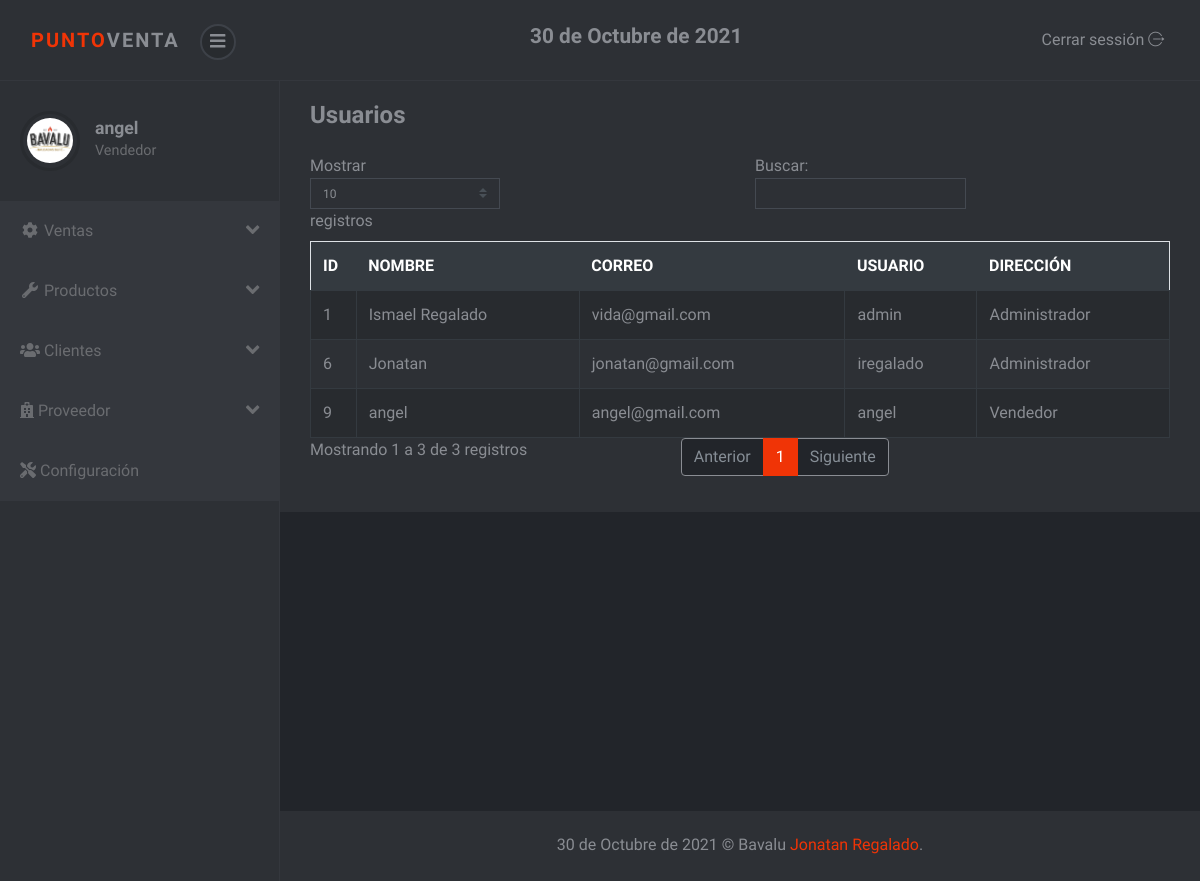
Page /sistema/lista_usuarios.php (signed in) on the committed database.
### tables this page shows
CREATE TABLE `usuario` (
  `idusuario` int(11) NOT NULL,
  `nombre` varchar(100) NOT NULL,
  `correo` varchar(100) NOT NULL,
  `usuario` varchar(20) NOT NULL,
  `clave` varchar(50) NOT NULL,
  `rol` int(11) NOT NULL
);

CREATE TABLE `rol` (
  `idrol` int(11) NOT NULL,
  `rol` varchar(50) NOT NULL
);

### sistema/lista_usuarios.php (the view, shortened to what this page needs)
<?php include_once "includes/header.php"; ?>
<div class="container-fluid">
	<div class="d-sm-flex align-items-center justify-content-between mb-4">
		<h1 class="h3 mb-0 text-gray-800">Usuarios</h1>
	</div>
	<div class="row">
		<div class="col-lg-12">
			<div class="table-responsive">
				<table class="table table-striped table-bordered" id="table">
					<thead class="thead-dark">
						<tr>
							<th>ID</th>
							<th>NOMBRE</th>
							<th>CORREO</th>
							<th>USUARIO</th>
							<th>DIRECCIÓN</th>
						</tr>
					</thead>
					<tbody>
						<?php
						include "../conexion.php";
						$query = mysqli_query($conexion, "SELECT u.idusuario, u.nombre, u.correo, u.usuario, r.rol FROM usuario u INNER JOIN rol r ON u.rol = r.idrol");
						$result = mysqli_num_rows($query);
						if ($result > 0) {
							while ($data = mysqli_fetch_assoc($query)) { ?>
								<tr>
									<td><?php echo $data['idusuario']; ?></td>
									<td><?php echo $data['nombre']; ?></td>
									<td><?php echo $data['correo']; ?></td>
									<td><?php echo $data['usuario']; ?></td>
									<td><?php echo $data['rol']; ?></td>
								</tr>
						<?php }
						} ?>
					</tbody>
				</table>
			</div>
		</div>
	</div>
</div>
<?php include_once "includes/footer.php"; ?>

### sistema/css/style.violet.css (style rules this page uses)
body { position: relative; }
.table { margin-bottom: 0; color: #8a8d93; }
.table td, .table th { border-color: #343a40; }
.table thead th { border: none; }
.table-striped tbody tr { -webkit-transition: all 0.3s; transition: all 0.3s; }
.table-striped tbody tr:nth-of-type(odd) { background-color: #282b2f; }
.table-bordered td, .table-bordered th { border-color: #343a40; }
body { font-family: "Muli", sans-serif; font-size: 1rem; font-weight: 400; line-height: 1.5; color: #8a8d93; background-color: #fff; }
h1, h2, h3, h4, h5, h6, .h1, .h2, .h3, .h4, .h5, .h6 { margin-bottom: 0.5rem; font-family: inherit; font-weight: 700; line-height: 1.2; color: inherit; }
h1, .h1 { font-size: 2.5rem; }
h3, .h3 { font-size: 1.5rem; }

### rows in the picture
usuario: idusuario "1", nombre "Ismael Regalado", correo "vida@gmail.com", usuario "admin", rol.rol "Administrador"
usuario: idusuario "6", nombre "Jonatan", correo "jonatan@gmail.com", usuario "iregalado", rol.rol "Administrador"
usuario: idusuario "9", nombre "angel", correo "angel@gmail.com", usuario "angel", rol.rol "Vendedor"

### other values in the picture
fechaGT() "30 de Octubre de 2021"
$_SESSION['nombre'] "angel"
